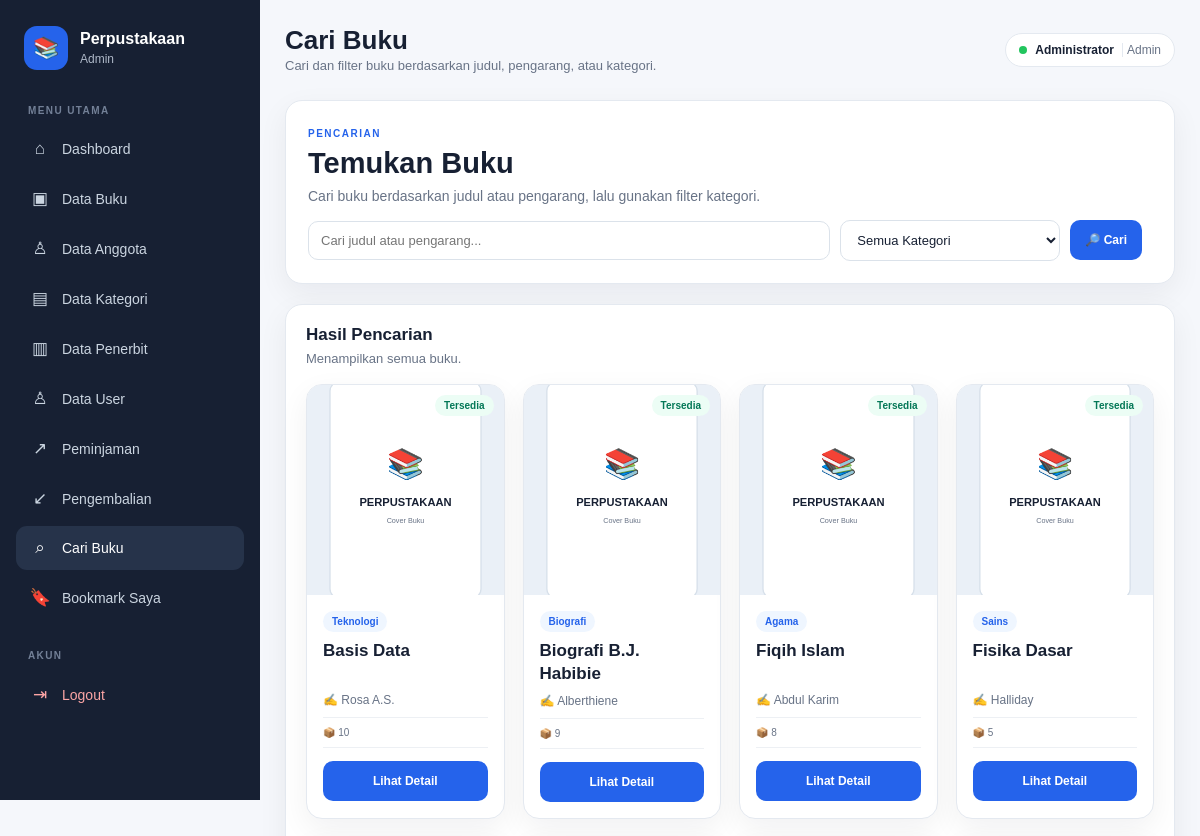
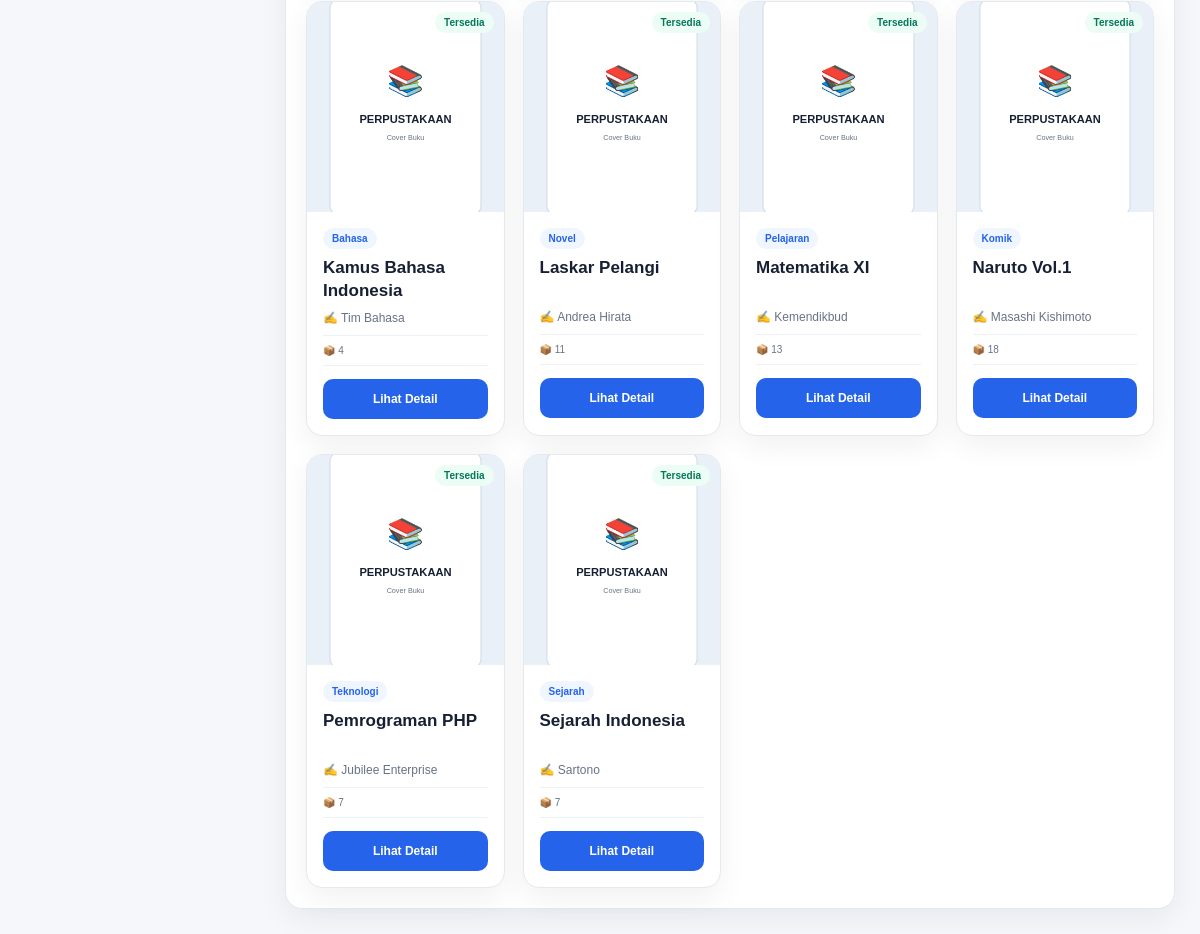
Page /pencarian/cari_buku.php (signed in) on the committed database (2 pictures, top to bottom).
### tables this page shows
CREATE TABLE `buku` (
  `id` int(10) UNSIGNED NOT NULL,
  `judul` varchar(255) NOT NULL,
  `kategori_id` int(10) UNSIGNED NOT NULL,
  `penerbit_id` int(10) UNSIGNED NOT NULL,
  `pengarang` varchar(150) DEFAULT NULL,
  `jumlah_halaman` int(3) DEFAULT NULL,
  `jumlah_stok` int(3) DEFAULT NULL,
  `tahun_terbit` int(4) DEFAULT NULL,
  `sinopsis` text DEFAULT NULL,
  `gambar` varchar(255) DEFAULT NULL,
  `status_aktif` tinyint(1) NOT NULL DEFAULT 1
);

CREATE TABLE `kategori` (
  `id` int(10) UNSIGNED NOT NULL,
  `kode_kategori` varchar(20) NOT NULL,
  `nama_kategori` varchar(100) NOT NULL
);

### config/app.php (called while the page is built, shortened)
<?php
function url($path = "")
{
  $path = ltrim($path, "/");
  return BASE_URL . ($path !== "" ? "/" . $path : "");
}
if (!function_exists("e")) {
  function e($value)
  {
    return htmlspecialchars((string) $value, ENT_QUOTES, "UTF-8");
  }
}

### pencarian/cari_buku.php (the view, shortened to what this page needs)
<?php
require_once __DIR__ . '/../config/connection.php';
$cari = trim($_GET['q'] ?? '');
$kategoriId = (int) ($_GET['kategori'] ?? 0);
$sql = "SELECT
            b.id,
            b.judul,
            b.pengarang,
            b.jumlah_stok,
            b.gambar,
            k.nama_kategori,
            COALESCE(
                (
                    SELECT SUM(pd.jumlah)
                    FROM peminjaman_detail pd
                    JOIN peminjaman p
                        ON p.id = pd.peminjaman_id
                    WHERE pd.buku_id = b.id
                      AND p.status = 'dipinjam'
                ),
                0
            ) AS dipinjam
        FROM buku b
        LEFT JOIN kategori k
            ON k.id = b.kategori_id
        WHERE b.status_aktif = 1";
$sql .= " ORDER BY b.judul";
$stmt = $conn->prepare($sql);
$stmt->execute();
$rows = $stmt->get_result();
require_once __DIR__ . '/../includes/layout_header.php';
?>
<section class="search-hero">
    <div>
        <span class="page-label">PENCARIAN</span>
        <h1>Temukan Buku</h1>
        <p>
            Cari buku berdasarkan judul atau pengarang, lalu gunakan filter kategori.
        </p>
    </div>
    <div class="search-big">
        <form method="get">
            <input
                type="search"
                name="q"
                value="<?= e($cari) ?>"
                placeholder="Cari judul atau pengarang..."
            >
            <select name="kategori" aria-label="Filter kategori buku">
                <option value="0">Semua Kategori</option>
            </select>
            <button type="submit" class="btn primary">
                🔎 Cari
            </button>
        </form>
    </div>
</section>
<section class="search-results">
    <div class="panel-head">
        <div>
            <h3>Hasil Pencarian</h3>
            <p class="muted">
                <?php if ($cari !== '' && $kategoriId > 0): ?>
                    Menampilkan buku dengan kata kunci “<?= e($cari) ?>”
                    pada kategori yang dipilih.
                <?php elseif ($cari !== ''): ?>
                    Menampilkan hasil untuk “<?= e($cari) ?>”.
                <?php elseif ($kategoriId > 0): ?>
                    Menampilkan buku berdasarkan kategori yang dipilih.
                <?php else: ?>
                    Menampilkan semua buku.
                <?php endif; ?>
            </p>
        </div>
    </div>
    <div class="book-grid compact-grid">
        <?php if ($rows->num_rows): ?>
            <?php while ($row = $rows->fetch_assoc()): ?>
                <?php
                $tersedia = max(
                    0,
                    (int) $row['jumlah_stok'] - (int) $row['dipinjam']
                );
                $gambar = !empty($row['gambar'])
                    ? url('assets/images/' . $row['gambar'])
                    : url('assets/images/default.svg');
                ?>
                <article class="book-card">
                    <div class="book-cover">
                        <img
                            src="<?= e($gambar) ?>"
                            alt="<?= e($row['judul']) ?>"
                            onerror="this.src='<?= e(url('assets/images/default.svg')) ?>'"
                        >
                        <span
                            class="availability <?= $tersedia > 0 ? 'available' : 'unavailable' ?>"
                        >
                            <?= $tersedia > 0 ? 'Tersedia' : 'Habis' ?>
                        </span>
                    </div>
                    <div class="book-content">
                        <span class="book-category">
                            <?= e($row['nama_kategori'] ?? 'Umum') ?>
                        </span>
                        <h3><?= e($row['judul']) ?></h3>
                        <p class="book-author">
                            ✍ <?= e($row['pengarang'] ?? '-') ?>
                        </p>
                        <div class="book-meta">
                            <span>📦 <?= $tersedia ?></span>
                        </div>
                        <a
                            class="btn primary full-btn"
                            href="<?= e(url('buku/detail.php')) ?>?id=<?= (int) $row['id'] ?>"
                        >
                            Lihat Detail
                        </a>
                    </div>
                </article>
            <?php endwhile; ?>
        <?php endif; ?>
    </div>
</section>
<?php require_once __DIR__ . '/../includes/layout_footer.php'; ?>

### assets/css/style.css (style rules this page uses)
* { box-sizing: border-box; margin: 0; padding: 0; }
:root { --nav: #172033; --nav-2: #26334a; --primary: #2563eb; --primary-dark: #1d4ed8; --bg: #f5f7fb; --white: #ffffff; --text: #172033; --muted: #687386; --border: #e4e9f0; --green: #047857; --red: #b91c1c; --orange: #c2410c; --shadow: 0 10px 30px rgba(15, 23, 42, 0.06); --shadow-hover: 0 15px 35px rgba(15, 23, 42, 0.10); --radius: 12px; --radius-lg: 17px; }
html { scroll-behavior: smooth; }
body { font-family: Arial, Helvetica, sans-serif; background: var(--bg); color: var(--text); min-height: 100vh; }
a { color: inherit; }
button, input, select, textarea { font-family: inherit; }
.hero-panel, .panel, .stat-card, .summary-card, .search-hero, .search-results { background: #ffffff; border: 1px solid var(--border); border-radius: var(--radius-lg); box-shadow: var(--shadow); }
.hero-panel h1, .page-intro h1, .search-hero h1 { font-size: 29px; line-height: 1.25; margin: 4px 0 7px; }
.hero-panel p, .page-intro p, .search-hero p { color: var(--muted); font-size: 14px; }
.page-label { display: inline-block; color: var(--primary); font-size: 10px; font-weight: 800; letter-spacing: 1.5px; }
.book-grid, .compact-grid { display: grid; grid-template-columns: repeat(4, minmax(0, 1fr)); gap: 18px; }
.book-card { background: #ffffff; border: 1px solid var(--border); border-radius: 16px; overflow: hidden; box-shadow: var(--shadow); transition: transform 0.2s ease, box-shadow 0.2s ease; }
.book-cover { height: 245px; background: #edf1f6; position: relative; overflow: hidden; }
.book-cover img { width: 100%; height: 100%; display: block; object-fit: cover; }
.compact-grid .book-cover { height: 210px; }
.availability { position: absolute; top: 10px; right: 10px; display: inline-flex; padding: 5px 9px; border-radius: 999px; font-size: 10px; font-weight: 800; }
.available { background: #ecfdf5; color: var(--green); }
.book-content { padding: 16px; }
.book-category { display: inline-flex; padding: 5px 9px; border-radius: 999px; background: #eff6ff; color: var(--primary); font-size: 10px; font-weight: 800; margin-bottom: 8px; }
.book-content h3 { font-size: 17px; line-height: 1.35; min-height: 45px; display: -webkit-box; -webkit-box-orient: vertical; -webkit-line-clamp: 2; line-clamp: 2; overflow: hidden; }
.book-author { font-size: 12px; color: var(--muted); margin: 8px 0 10px; }
.book-meta { display: flex; justify-content: space-between; gap: 8px; border-top: 1px solid #edf0f4; border-bottom: 1px solid #edf0f4; padding: 9px 0; margin-bottom: 13px; color: var(--muted); font-size: 10px; }
.btn { display: inline-flex; align-items: center; justify-content: center; min-height: 40px; padding: 9px 14px; border: 1px solid transparent; border-radius: 10px; text-decoration: none; background: #eef2f7; color: #334155; font-weight: 700; font-size: 12px; cursor: pointer; transition: background 0.18s ease, transform 0.18s ease, filter 0.18s ease; }
.btn.primary { background: var(--primary); color: #ffffff; }
.full-btn { width: 100%; }
input, select, textarea { width: 100%; padding: 11px 12px; border: 1px solid #dbe2ea; border-radius: 10px; background: #fbfcfe; color: var(--text); font: inherit; font-size: 13px; outline: none; transition: border-color 0.18s ease, box-shadow 0.18s ease; }
.search-hero { padding: 22px; margin-bottom: 20px; }
.search-hero > div:first-child { margin-bottom: 16px; }
.search-big form { display: grid; grid-template-columns: minmax(0, 1fr) minmax(180px, 220px) auto auto; gap: 10px; align-items: center; }
.search-big input, .search-big select, .search-big .btn { min-width: 0; width: 100%; }
.search-big input, .search-big select { background: #ffffff; }
.search-results { padding: 20px; }
.muted { color: var(--muted); font-size: 13px; line-height: 1.5; }
.panel-head { display: flex; align-items: center; justify-content: space-between; gap: 16px; margin-bottom: 16px; }
.panel-head h3 { font-size: 17px; margin-bottom: 4px; }
.panel-head p { margin: 0; }

### rows in the picture
buku: shows "Tersedia", kategori.nama_kategori "Teknologi", judul "Basis Data", pengarang "Rosa A.S.", jumlah_stok "10"
buku: jumlah_stok "Tersedia", kategori.nama_kategori "Biografi", judul "Biografi B.J. Habibie", pengarang "Alberthiene", tersedia "9"
buku: jumlah_stok "Tersedia", kategori.nama_kategori "Agama", judul "Fiqih Islam", pengarang "Abdul Karim", tersedia "8"
buku: jumlah_stok "Tersedia", kategori.nama_kategori "Sains", judul "Fisika Dasar", pengarang "Halliday", tersedia "5"
buku: jumlah_stok "Tersedia", kategori.nama_kategori "Bahasa", judul "Kamus Bahasa Indonesia", pengarang "Tim Bahasa", tersedia "4"
buku: jumlah_stok "Tersedia", kategori.nama_kategori "Novel", judul "Laskar Pelangi", pengarang "Andrea Hirata", tersedia "11"
buku: jumlah_stok "Tersedia", kategori.nama_kategori "Pelajaran", judul "Matematika XI", pengarang "Kemendikbud", tersedia "13"
buku: jumlah_stok "Tersedia", kategori.nama_kategori "Komik", judul "Naruto Vol.1", pengarang "Masashi Kishimoto", tersedia "18"
buku: jumlah_stok "Tersedia", kategori.nama_kategori "Teknologi", judul "Pemrograman PHP", pengarang "Jubilee Enterprise", tersedia "7"
buku: shows "Tersedia", kategori.nama_kategori "Sejarah", judul "Sejarah Indonesia", pengarang "Sartono", jumlah_stok "7"

### other values in the picture
$level ?: 'User' "Admin"
$pageTitle "Cari Buku"
$pageDescription "Cari dan filter buku berdasarkan judul, pengarang, atau kategori."
$_SESSION['nama'] "Administrator"
$_SESSION['level'] "Admin"
